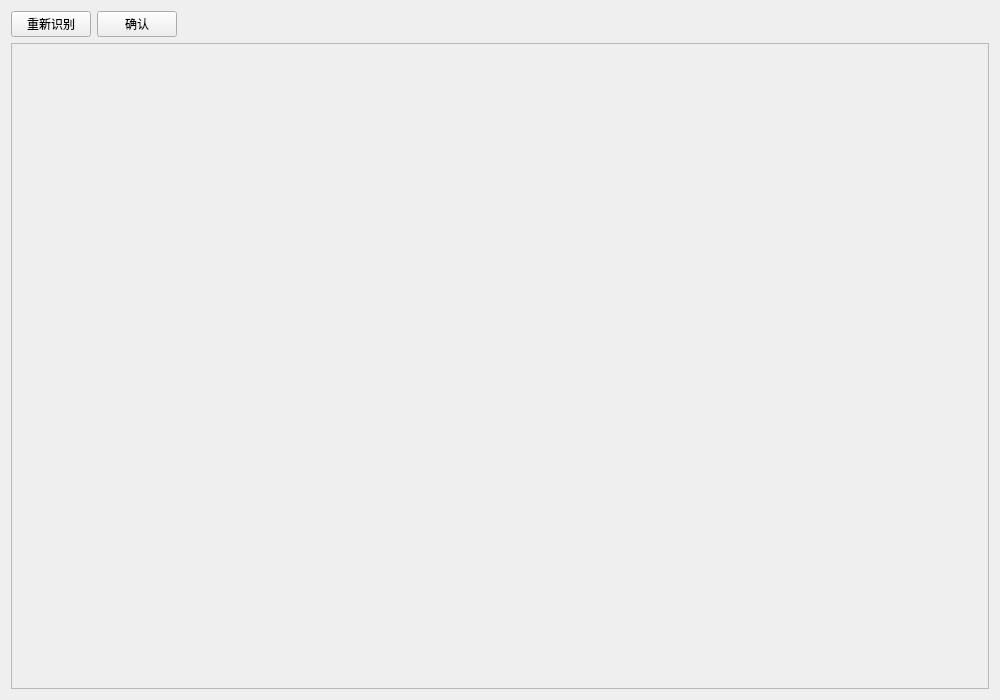
<?xml version="1.0" encoding="UTF-8"?>
<ui version="4.0">
 <class>PCBExtractWidget</class>
 <widget class="QWidget" name="PCBExtractWidget">
  <property name="geometry">
   <rect>
    <x>0</x>
    <y>0</y>
    <width>1000</width>
    <height>700</height>
   </rect>
  </property>
  <property name="windowTitle">
   <string>PCB Extract</string>
  </property>
  <layout class="QVBoxLayout" name="verticalLayout_main">
   <item>
    <layout class="QHBoxLayout" name="horizontalLayout_buttons">
     <item>
      <widget class="QPushButton" name="btnRedetect">
       <property name="text">
        <string>重新识别</string>
       </property>
      </widget>
     </item>
     <item>
      <widget class="QPushButton" name="btnConfirm">
       <property name="text">
        <string>确认</string>
       </property>
      </widget>
     </item>
     <item>
      <spacer name="horizontalSpacer">
       <property name="orientation">
        <enum>Qt::Horizontal</enum>
       </property>
       <property name="sizeHint" stdset="0">
        <size>
         <width>40</width>
         <height>20</height>
        </size>
       </property>
      </spacer>
     </item>
    </layout>
   </item>
   <item>
    <widget class="QFrame" name="frameView">
     <property name="frameShape">
      <enum>QFrame::StyledPanel</enum>
     </property>
     <layout class="QVBoxLayout" name="verticalLayout_view">
      <item>
       <widget class="QWidget" name="graphicsContainer"/>
      </item>
     </layout>
    </widget>
   </item>
  </layout>
 </widget>
 <resources/>
 <connections/>
</ui>
